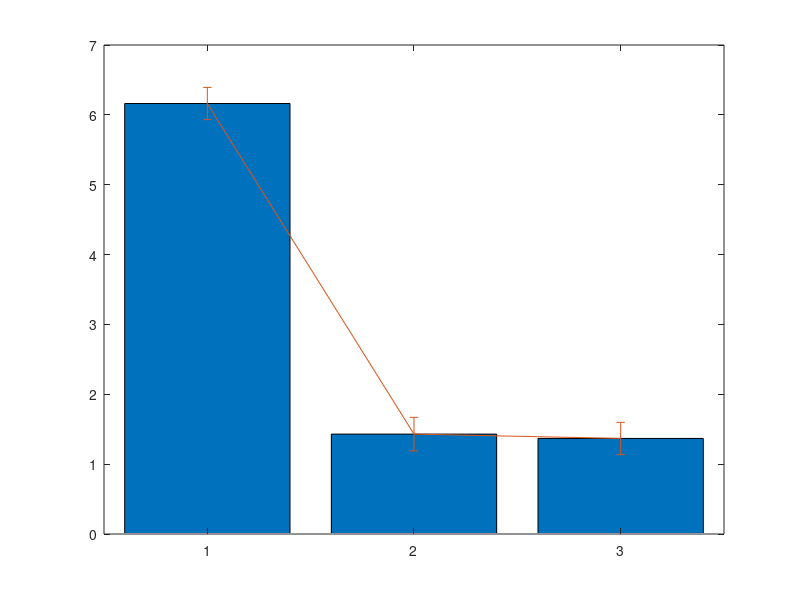

Write MATLAB code to recreate this figure. (Note: this script raises an error after producing the figure.)
%% data
Freq_bilateral=[0.9862745098039216
0.9877450980392157
0.9872549019607844
0.9843060323688082
0.9852869053457577
0.9872486512996567
0.9833251593918587
0.9906817067189799
0.9833251593918587
0.9877390877881315];


LDA_bilateral=[0.9356388088376562
0.9414024975984631
0.9442843419788665
0.9433237271853987
0.93611911623439
0.9390009606147934
0.9370797310278578
0.9370797310278578
0.9317963496637848
0.9380403458213257];




%%

Freq_bilateral_mean = (1-(mean(Freq_bilateral)))*100;
Freq_bilateral_std = std(Freq_bilateral)*100;

LDA_bilateral_mean = (1-(mean(LDA_bilateral)))*100;
LDA_bilateral_std = std(Freq_bilateral)*100;

LDA_mode_mean = 1.43;
LDA_mode_std = 0.24;


y = [ LDA_bilateral_mean ; LDA_mode_mean; Freq_bilateral_mean];
stds = [ LDA_bilateral_std ; LDA_mode_std; Freq_bilateral_std];

color_matrix_pos=[255 222 164 ;255 183 57; 255 144 0 ]/255; %shiny
color_matrix_cur=[128 158 255; 29 82 255; 0 34 147]/255; %purpleish_2

b=bar(y);
% b(1).FaceColor = color_matrix_cur(3,:); 
% b(2).FaceColor = color_matrix_cur(1,:) ;
% b(1).EdgeColor = color_matrix_cur(3,:); 
% b(2).EdgeColor = color_matrix_cur(1,:) ;

hold on

er = errorbar(y,stds);    
er.Color = [0 0 0];                            
er.LineStyle = 'none';  
er.LineWidth = 2;


% legend('boxoff')
legend('off')

names = {'LDA', 'LDA-mode', 'CNN'};
ylabel('Error rate (%)')
box off
set(gca, 'FontSize', 20,'Fontname','Helvetica','xticklabel',names) 
ylim([0 7])
